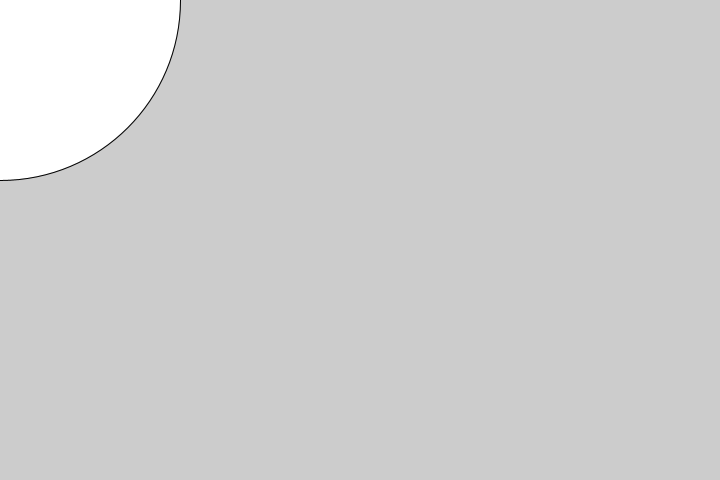
Frame 1 (no input)
Frame 60 (the mouse pressed at the canvas centre just before this capture): identical to frame 1, image omitted
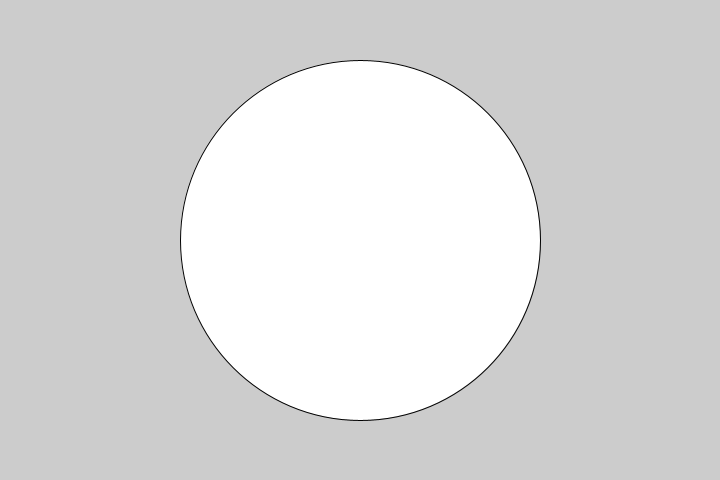
Frame 120 (the mouse held since frame 60 and released just before this capture)

The Processing sketch that drew these frames (run headless with seeded random() and noise(); from frame 60 on, the mouse is pressed at the canvas centre):

// Processing sketch: sketch_01_mouse
// ── sketch_01_mouse.pde
void setup() {
  size(720, 480);
}

void draw() {
  background(204, 204, 204);
  ellipse(mouseX, mouseY, 360, 360);
}
